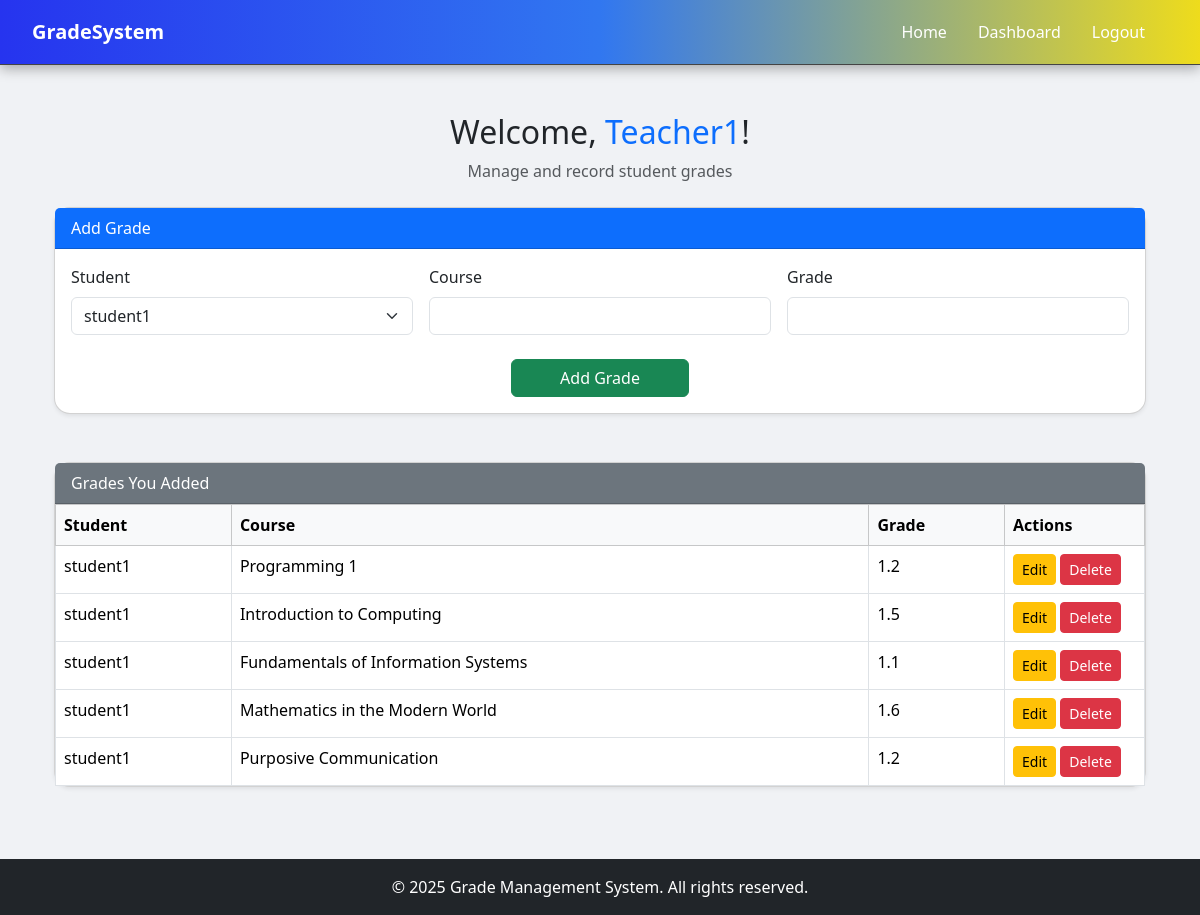
The app's page /teacher/dashboard/ (signed in), older data.
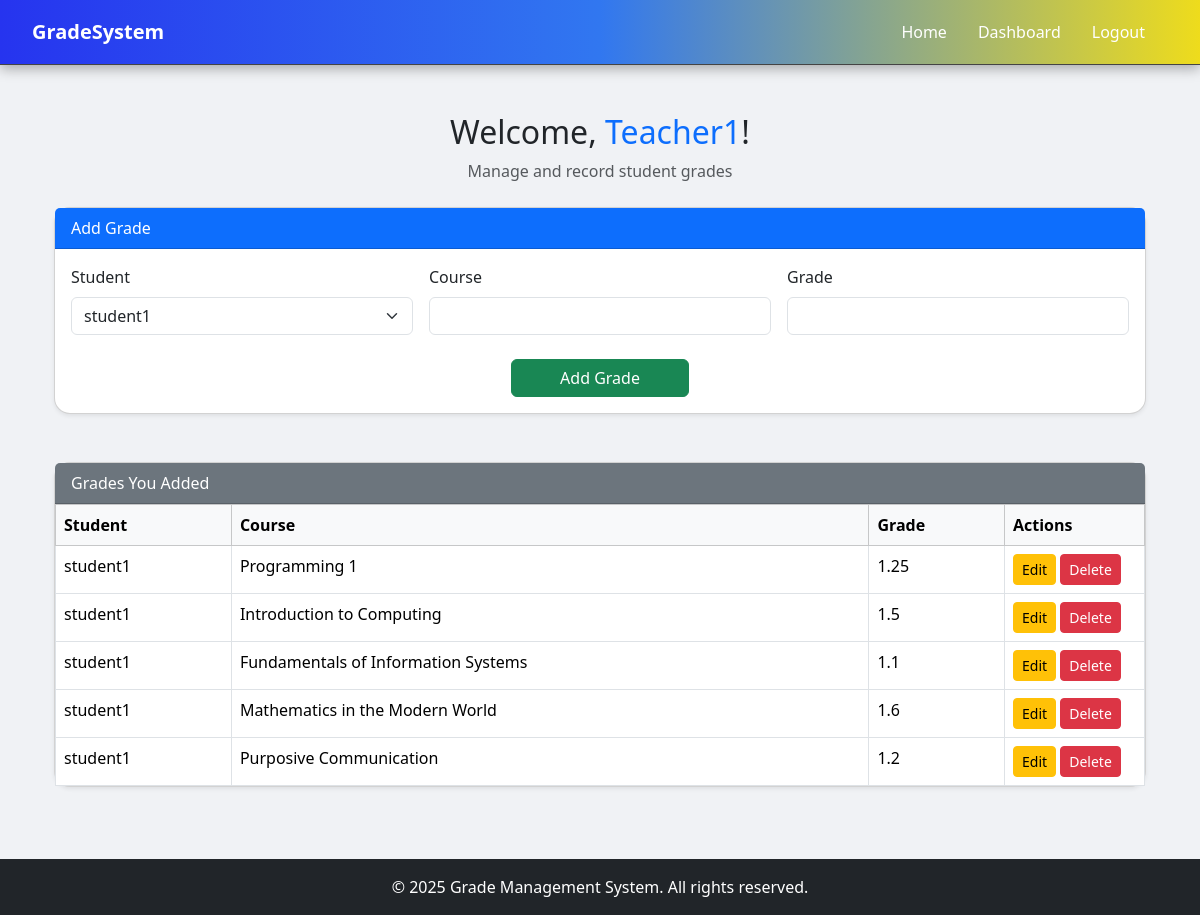
The same page, newer data.
### core/models.py (models this page shows, shortened)
class Grade(models.Model):
    student = models.ForeignKey(Student, on_delete=models.CASCADE)
    course = models.CharField(max_length=100)
    grade = models.FloatField()
    teacher = models.ForeignKey(Teacher, on_delete=models.CASCADE)

class Student(models.Model):
    user = models.OneToOneField(User, on_delete=models.CASCADE)
    grade_level = models.CharField(max_length=50)

### core/views.py (the view)
# urls.py: path('teacher/dashboard/', views.teacher_dashboard, name='teacher_dashboard'),
@login_required
def teacher_dashboard(request):
    if hasattr(request.user, 'teacher'):
        teacher = request.user.teacher
        students = Student.objects.all()
        grades = Grade.objects.filter(teacher=teacher)
        return render(request, 'teacher_dashboard.html', {'students': students, 'grades': grades})
    return redirect('login')

### core/templates/teacher_dashboard.html (shortened to what this page needs)
{% extends 'core/base.html' %}
{% block content %}
<div class="container py-4">
    <div class="text-center mb-4">
        <h2>Welcome, <span class="text-primary text-capitalize">{{ request.user.username }}</span>!</h2>
        <p class="text-muted">Manage and record student grades</p>
    </div>
    <div class="card shadow-sm mb-5">
        <div class="card-header bg-primary text-white">
            Add Grade
        </div>
        <div class="card-body">
            <form method="POST" action="{% url 'add_grade' %}">
                <div class="row g-3">
                    <div class="col-md-4">
                        <label for="student_id" class="form-label">Student</label>
                        <select name="student_id" class="form-select" required>
                            {% for student in students %}
                                <option value="{{ student.id }}">{{ student.user.username }}</option>
                            {% endfor %}
                        </select>
                    </div>
                    <div class="col-md-4">
                        <label for="subject" class="form-label">Course</label>
                        <input type="text" name="subject" class="form-control" required>
                    </div>
                    <div class="col-md-4">
                        <label for="grade" class="form-label">Grade</label>
                        <input type="text" name="grade" class="form-control" required>
                    </div>
                </div>
                <div class="mt-4 text-center">
                    <button type="submit" class="btn btn-success px-5 mx-auto d-block">Add Grade</button>
                </div>
            </form>
        </div>
    </div>
    <div class="card shadow-sm">
        <div class="card-header bg-secondary text-white">
            Grades You Added
        </div>
        <div class="card-body p-0">
            <table class="table table-bordered table-hover mb-0">
                <thead class="table-light">
                    <tr>
                        <th>Student</th>
                        <th>Course</th>
                        <th>Grade</th>
                        <th style="width: 140px;">Actions</th>
                    </tr>
                </thead>
                <tbody>
                    {% for grade in grades %}
                    <tr>
                        <td>{{ grade.student.user.username }}</td>
                        <td>{{ grade.course }}</td>
                        <td>{{ grade.grade }}</td>
                        <td>
                            <button type="button" class="btn btn-sm btn-warning" data-bs-toggle="modal" data-bs-target="#editModal{{ grade.id }}">
                                Edit
                            </button>
                            <a href="{% url 'delete_grade' grade.id %}" class="btn btn-sm btn-danger" onclick="return confirm('Delete this grade?')">Delete</a>
                        </td>
                    </tr>
                    {% empty %}
                    <tr>
                        <td colspan="4" class="text-center text-muted">No grades added yet.</td>
                    </tr>
                    {% endfor %}
                </tbody>
            </table>
        </div>
    </div>
</div>
{% endblock %}

Row changes from the older to the newer data that the page shows:
changed Grade "Programming 1": grade "1.2" → "1.25"
